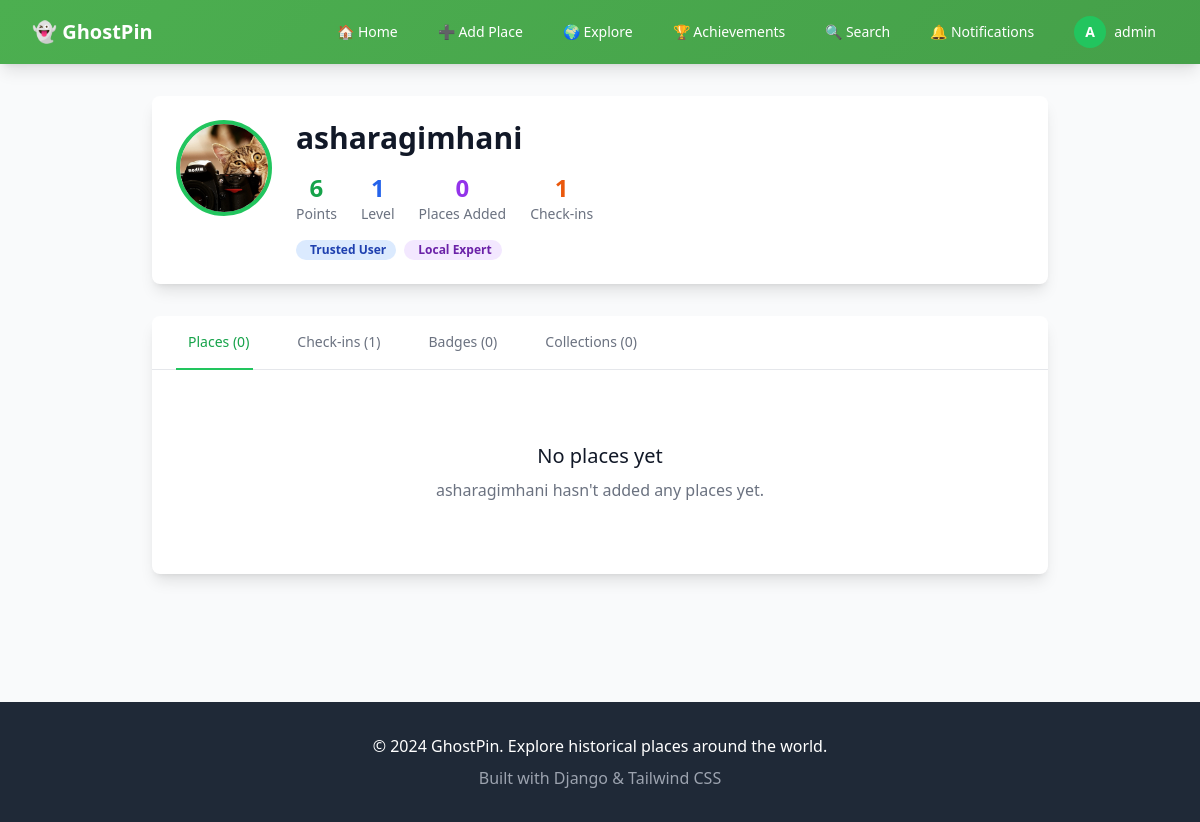
/user/asharagimhani/ (signed in), run on the app's committed database.
### places/models.py (models this page shows, shortened)
class UserProfile(models.Model):
    user = models.OneToOneField(User, on_delete=models.CASCADE)
    avatar = models.ImageField(upload_to='avatars/', null=True, blank=True)
    bio = models.TextField(blank=True)
    is_trusted = models.BooleanField(default=False)
    is_local_expert = models.BooleanField(default=False)
    expert_areas = models.ManyToManyField('ExpertArea', blank=True)
    points = models.IntegerField(default=0)
    level = models.IntegerField(default=1)
    created_at = models.DateTimeField(auto_now_add=True)

### places/views.py (the view)
# urls.py: path('user/<str:username>/', views.profile, name='profile'),
@login_required
def profile(request, username):
    user = get_object_or_404(User, username=username)
    profile, created = UserProfile.objects.get_or_create(user=user)
    user_places = Place.objects.filter(created_by=user, status='approved')
    user_checkins = CheckIn.objects.filter(user=user)
    user_badges = UserBadge.objects.filter(user=user)
    user_collections = PlaceCollection.objects.filter(created_by=user, is_public=True)
    if profile.points >= 1000:
        profile.level = 5
    elif profile.points >= 500:
        profile.level = 4
    elif profile.points >= 200:
        profile.level = 3
    elif profile.points >= 50:
        profile.level = 2
    else:
        profile.level = 1
    profile.save()
    context = {
        'profile_user': user,
        'profile': profile,
        'user_places': user_places,
        'user_checkins': user_checkins,
        'user_badges': user_badges,
        'user_collections': user_collections,
    }
    return render(request, 'profile.html', context)

### templates/profile.html (shortened to what this page needs)
{% extends 'base.html' %}
{% block content %}
<div class="max-w-4xl mx-auto">
    <div class="bg-white rounded-lg shadow-lg p-6 mb-8">
        <div class="flex flex-col md:flex-row items-center md:items-start space-y-4 md:space-y-0 md:space-x-6">
            <div class="flex-shrink-0">
                {% if profile.avatar %}
                    <img src="{{ profile.avatar.url }}" alt="{{ profile_user.username }}" class="w-24 h-24 rounded-full object-cover border-4 border-green-500">
                {% else %}
                    <div class="w-24 h-24 rounded-full bg-green-500 flex items-center justify-center text-white text-3xl font-bold">
                        {{ profile_user.username|first|upper }}
                    </div>
                {% endif %}
            </div>
            <div class="flex-1 text-center md:text-left">
                <h1 class="text-3xl font-bold text-gray-900">{{ profile_user.username }}</h1>
                <div class="flex flex-wrap justify-center md:justify-start gap-6 mt-4">
                    <div class="text-center">
                        <div class="text-2xl font-bold text-green-600">{{ profile.points }}</div>
                        <div class="text-sm text-gray-500">Points</div>
                    </div>
                    <div class="text-center">
                        <div class="text-2xl font-bold text-blue-600">{{ profile.level }}</div>
                        <div class="text-sm text-gray-500">Level</div>
                    </div>
                    <div class="text-center">
                        <div class="text-2xl font-bold text-purple-600">{{ user_places.count }}</div>
                        <div class="text-sm text-gray-500">Places Added</div>
                    </div>
                    <div class="text-center">
                        <div class="text-2xl font-bold text-orange-600">{{ user_checkins.count }}</div>
                        <div class="text-sm text-gray-500">Check-ins</div>
                    </div>
                </div>
                {% if profile.is_trusted %}
                    <div class="flex flex-wrap gap-2 mt-4">
                        <span class="bg-blue-100 text-blue-800 text-xs font-semibold px-2.5 py-0.5 rounded-full">
                             Trusted User
                        </span>
                        {% if profile.is_local_expert %}
                            <span class="bg-purple-100 text-purple-800 text-xs font-semibold px-2.5 py-0.5 rounded-full">
                                 Local Expert
                            </span>
                        {% endif %}
                    </div>
                {% endif %}
            </div>
        </div>
    </div>
    <div class="bg-white rounded-lg shadow-lg mb-8">
        <div class="border-b border-gray-200">
            <nav class="-mb-px flex space-x-8 px-6">
                <button class="tab-button active py-4 px-1 border-b-2 border-green-500 font-medium text-sm text-green-600" data-tab="places">
                     Places ({{ user_places.count }})
                </button>
                <button class="tab-button py-4 px-1 border-b-2 border-transparent font-medium text-sm text-gray-500 hover:text-gray-700 hover:border-gray-300" data-tab="checkins">
                     Check-ins ({{ user_checkins.count }})
                </button>
                <button class="tab-button py-4 px-1 border-b-2 border-transparent font-medium text-sm text-gray-500 hover:text-gray-700 hover:border-gray-300" data-tab="badges">
                     Badges ({{ user_badges.count }})
                </button>
                <button class="tab-button py-4 px-1 border-b-2 border-transparent font-medium text-sm text-gray-500 hover:text-gray-700 hover:border-gray-300" data-tab="collections">
                     Collections ({{ user_collections.count }})
                </button>
            </nav>
        </div>
        <div class="p-6">
            <div id="places-tab" class="tab-content">
                {% if user_places %}
                    <div class="grid grid-cols-1 md:grid-cols-2 lg:grid-cols-3 gap-6">
                        {% for place in user_places %}
                            <div class="bg-gray-50 rounded-lg overflow-hidden card-hover">
                                {% if place.image %}
                                    <img src="{{ place.image.url }}" alt="{{ place.name }}" class="w-full h-48 object-cover">
                                {% else %}
                                    <div class="w-full h-48 bg-gradient-to-br from-green-400 to-blue-500 flex items-center justify-center">
                                        <span class="text-4xl">{{ place.category_icon }}</span>
                                    </div>
                                {% endif %}
                                <div class="p-4">
                                    <h3 class="font-semibold text-lg mb-2">{{ place.name }}</h3>
                                    <p class="text-gray-600 text-sm mb-3">{{ place.description|truncatewords:15 }}</p>
                                    <div class="flex items-center justify-between">
                                        <span class="text-xs bg-{{ place.category }}-100 text-{{ place.category }}-800 px-2 py-1 rounded-full">
                                            {{ place.get_category_display }}
                                        </span>
                                        <a href="{% url 'place_detail' place.pk %}" class="text-green-600 hover:text-green-800 text-sm font-medium">
                                            View Details →
                                        </a>
                                    </div>
                                </div>
                            </div>
                        {% endfor %}
                    </div>
                {% else %}
                    <div class="text-center py-12">
                        <h3 class="text-xl font-medium text-gray-900 mb-2">No places yet</h3>
                        <p class="text-gray-500">{{ profile_user.username }} hasn't added any places yet.</p>
                    </div>
                {% endif %}
            </div>
        </div>
    </div>
</div>
{% endblock %}

### templates/base.html (shortened to what this page needs)
<!DOCTYPE html>
<html lang="en">
<head>
    <script src="https://cdn.tailwindcss.com"></script>
    <link rel="stylesheet" href="https://unpkg.com/leaflet@1.9.4/dist/leaflet.css" />
</head>
<body class="bg-gray-50 min-h-screen">
    <nav class="gradient-bg shadow-lg sticky top-0 z-50">
        <div class="max-w-7xl mx-auto px-4 sm:px-6 lg:px-8">
            <div class="flex justify-between items-center h-16">
                <div class="flex items-center">
                    <a href="{% url 'home' %}" class="text-white text-xl font-bold">
                        👻 GhostPin
                    </a>
                </div>
                <div class="hidden md:block">
                    <div class="ml-10 flex items-baseline space-x-4">
                        <a href="{% url 'home' %}" class="text-white hover:bg-green-600 px-3 py-2 rounded-md text-sm font-medium transition-colors">
                            🏠 Home
                        </a>
                        {% if user.is_authenticated %}
                            <a href="{% url 'add_place' %}" class="text-white hover:bg-green-600 px-3 py-2 rounded-md text-sm font-medium transition-colors">
                                ➕ Add Place
                            </a>
                            {% if user.is_staff %}
                                <div class="relative group">
                                    <button class="text-white hover:bg-green-600 px-3 py-2 rounded-md text-sm font-medium focus:outline-none">
                                        🌍 Explore
                                    </button>
                                </div>
                                <div class="relative group">
                                    <button class="text-white hover:bg-green-600 px-3 py-2 rounded-md text-sm font-medium focus:outline-none">
                                        🏆 Achievements
                                    </button>
                                </div>
                                <div class="relative group">
                                    <button class="text-white hover:bg-green-600 px-3 py-2 rounded-md text-sm font-medium focus:outline-none">
                                        🔍 Search
                                    </button>
                                </div>
                                <a href="{% url 'notifications' %}" class="text-white hover:bg-green-600 px-3 py-2 rounded-md text-sm font-medium transition-colors">
                                     🔔 Notifications
                                </a>
                                <div class="relative group">
                                    <button class="flex items-center space-x-2 text-white hover:bg-green-600 px-3 py-2 rounded-md text-sm font-medium focus:outline-none">
                                        {% if user.profile.avatar %}
                                            <img src="{{ user.profile.avatar.url }}" alt="{{ user.username }}" class="w-8 h-8 rounded-full object-cover border-2 border-white" title="{{ user.username }}">
                                        {% else %}
                                            <div class="w-8 h-8 rounded-full bg-green-500 flex items-center justify-center text-white font-bold">
                                                {{ user.username|first|upper }}
                                            </div>
                                        {% endif %}
                                        <span class="hidden sm:inline">{{ user.username }}</span>
                                    </button>
                                </div>
                                {% endif %}
                        {% else %}
                            <a href="{% url 'login' %}" class="text-white hover:bg-green-600 px-3 py-2 rounded-md text-sm font-medium transition-colors">
                                🔑 Login
                            </a>
                        {% endif %}
                    </div>
                </div>
            </div>
        </div>
    </nav>
    <main class="max-w-7xl mx-auto px-4 sm:px-6 lg:px-8 py-8">
        {% block content %}
        {% endblock %}
    </main>
    <footer class="bg-gray-800 text-white mt-16">
        <div class="max-w-7xl mx-auto px-4 sm:px-6 lg:px-8 py-8">
            <div class="text-center">
                <p>&copy; 2024 GhostPin. Explore historical places around the world.</p>
                <p class="mt-2 text-gray-400">Built with Django & Tailwind CSS</p>
            </div>
        </div>
    </footer>
</body>
</html>

### templates/base.html (style rules this page uses)
.gradient-bg { background: linear-gradient(135deg, #4CAF50 0%, #45a049 100%); }

### data on the page
UserProfile: avatar (picture), points "6", level "1"

### other printed values
{{ user.username|first|upper }} "A"
{{ user.username }} "admin"
{{ profile_user.username }} "asharagimhani"
{{ user_places.count }} "0"
{{ user_checkins.count }} "1"
{{ user_badges.count }} "0"
{{ user_collections.count }} "0"
